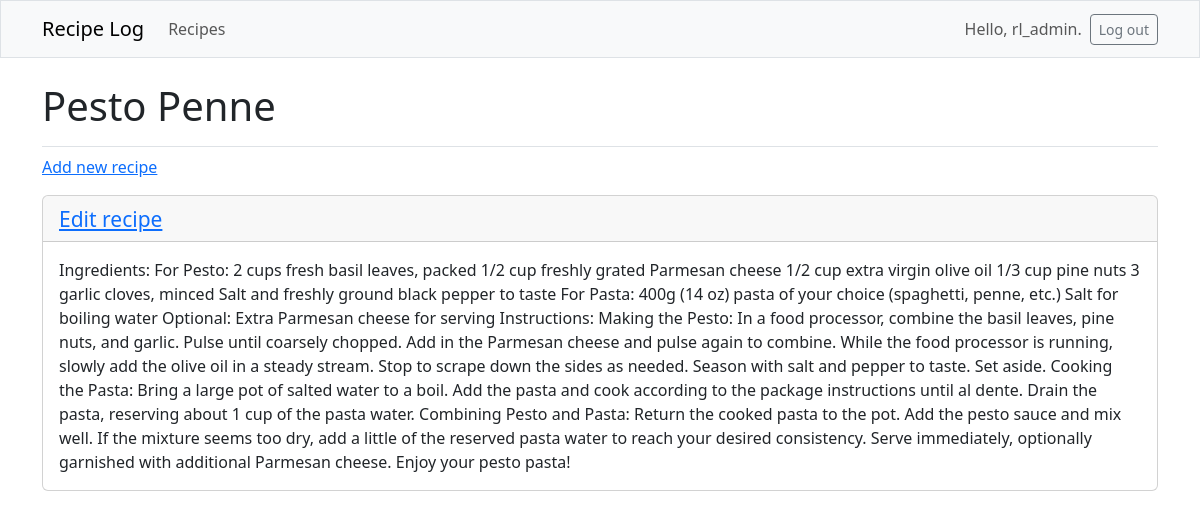
The app's page /recipes/2/ (signed in) with its own data.
### recipe_log/models.py (models this page shows, shortened)
class Recipe(models.Model):
    text = models.CharField(max_length=200)
    date_added = models.DateTimeField(auto_now_add=True)
    owner = models.ForeignKey(User, on_delete=models.CASCADE)

class RecipeDetails(models.Model):
    recipe = models.ForeignKey(Recipe, on_delete=models.CASCADE)
    text = models.TextField()
    date_added = models.DateTimeField(auto_now_add=True)
    class Meta:
        verbose_name_plural = 'recipe_details'

### recipe_log/views.py (the view)
# urls.py: path('recipes/<int:recipe_id>/', views.recipe, name='recipe'),
@login_required
def recipe(request, recipe_id):
    try:
        recipe = Recipe.objects.get(id=recipe_id)
    except Recipe.DoesNotExist:
        raise Http404
    if recipe.owner != request.user:
        raise Http404
    recipe_details = recipe.recipedetails_set.order_by('date_added')
    context = {'recipe': recipe, 'recipe_details': recipe_details}
    return render(request, 'recipe_log/recipe.html', context)

### recipe_log/templates/recipe_log/recipe.html
{% extends 'recipe_log/base.html' %}
{% block page_header %}
  <h1>{{recipe.text}}</h1>
{% endblock page_header %}
{% block content %}
    <p>
      <a href="{% url 'recipe_log:new_recipe_details' recipe.id %}">Add new recipe</a>
    </p>
  {% for details in recipe_details %}
    <div class="card mb-3">
      <h4 class="card-header">
        <small><a href="{% url 'recipe_log:edit_recipe_details' recipe.id %}">
          Edit recipe</a></small>
      </h4>
      <div class="card-body">{{ details.text }}</div>
    </div>
  {% endfor %}
{% endblock content %}

### recipe_log/templates/recipe_log/base.html (shortened to what this page needs)
<!DOCTYPE html>
<html lang="en">
<head>
  {% load django_bootstrap5 %}
  {% bootstrap_css %}
</head>
<body>
  <nav class="navbar navbar-expand-md navbar ligjt bg-light mb-4 border">
    <div class="container fluid">
      <a class="navbar-brand" href="{% url 'recipe_log:index' %}">Recipe Log</a>
      <div class="collapse navbar-collapse" id="navbarCollapse">
        <ul class="navbar-nav me-auto mb-2 mb-md-0">
          <li class="nav-item">
            <a class="nav-link" href="{% url 'recipe_log:recipes' %}">Recipes</a>
          </li>
        </ul>
        <ul class="navbar-nav ms-auto mb-2 mb-md-0">
          {% if user.is_authenticated %}
            <li class="nav-item">
              <span class="navbar-text me-2">Hello, {{ user.username }}.</span>
            </li>
            {% endif %}
        </ul>
        {% if user.is_authenticated %}
          <form action="{% url 'accounts:logout' %}" method="post">
            <button name="submit" class="btn btn-outline-secondary btn-sm">
              Log out</button>
          </form>
        {% endif %}
      </div>
    </div>
  </nav>
  <main class="container">
    <div class="pb-2 mb-2 border-bottom">
      {% block page_header %}{% endblock page_header %}
    </div>
    <div>
      {% block content %}{% endblock content %}
    </div>
  </main>
</body>
</html>

### records on screen
Recipe: text "Pesto Penne"
RecipeDetails: text "Ingredients: For Pesto: 2 cups fresh basil leaves, packed 1/2 cup freshly grated Parmesan cheese 1/2 cup extra virgin olive oil 1/3 cup pine nuts 3 garlic cloves, minced Salt and freshly ground black pepper to taste For Pasta: 400g (14 oz) pasta of your choice (spaghetti, penne, etc.) Salt for boiling water Optional: Extra Parmesan cheese for serving Instructions: Making the Pesto: In a food processor, combine the basil leaves, pine nuts, and garlic. Pulse until coarsely chopped. Add in the Parmesan cheese and pulse again to combine. While the food processor is running, slowly add the olive oil in a steady stream. Stop to scrape down the sides as needed. Season with salt and pepper to…"

### other values on screen
{{ user.username }} "rl_admin"
